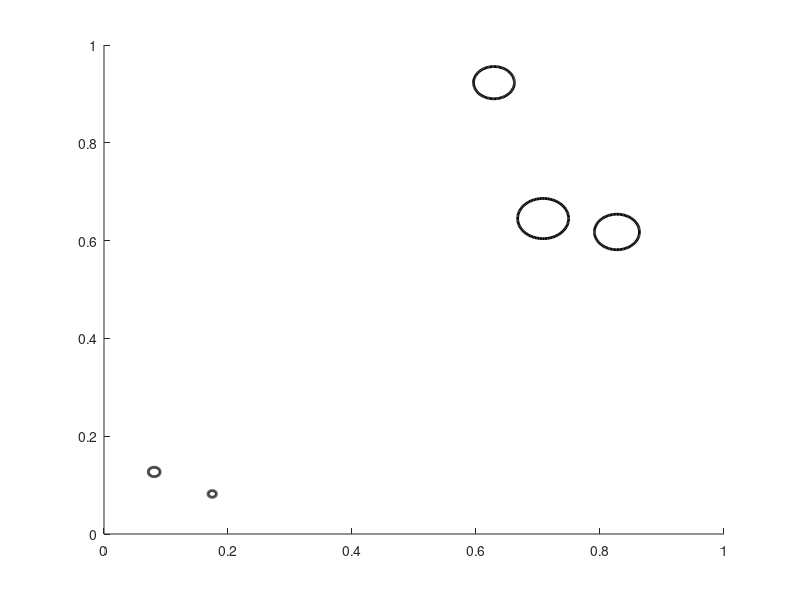

Recreate this plot in MATLAB.
close all
figure

 X = rand(5,1);
 Y = rand(5,1);
 centers = [X Y];
 radii = 0.1*rand(5,1);
    
 viscircles(centers,radii,'Color','black');
